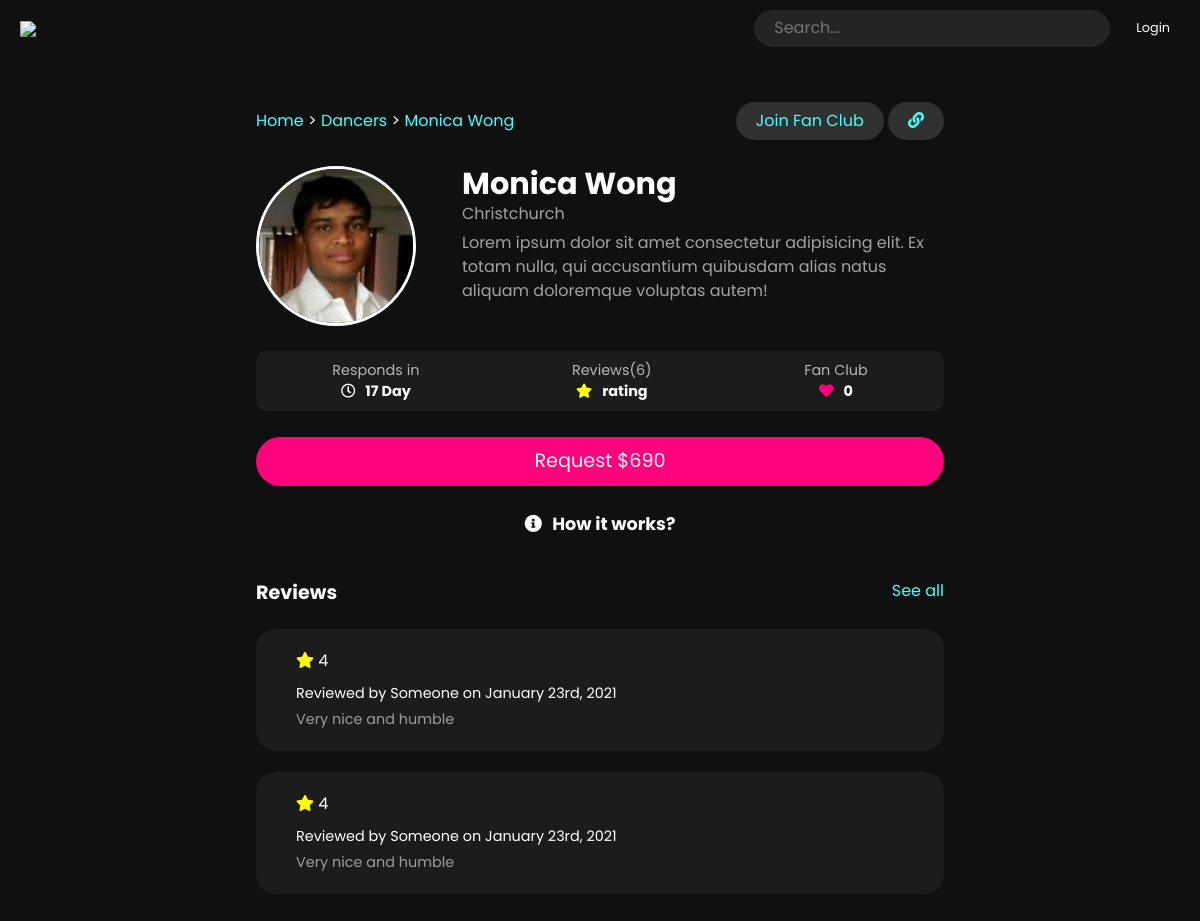
The app's page /cameo/Monica_Wong with its own data.
### cameo/models.py (models this page shows)
class Cameo(AbstractUser):
    category_choice = [
        ('Actors', 'actors'),
        ('Activists', 'activist'),
        ("Artists", "artists"),
        ("Astrologers", "astrologers"),
        ("Astronauts", "astronauts"),
        ('Athletes', 'athletes'),
        ("Authors", "authors"),
        ("Cameo Team", "cameo_team"),
        ('Comedian', 'comedians'),
        ("Commentators", "commentators"),
        ('Creator', 'creator'),
        ("Dancers", "dancers"),
        ("En Español", "en_español"),
        ("Food", "food"),
        ("Furry", "furry"),
        ("High Fashion", "high_fashion"),
        ("Home and Design", "home_and_design"),
        ("Impressionists", "impressionists"),
        ("Magicians", "magicians"),
        ('Model', 'model'),
        ("Motivational Speakers", "motivational_speakers"),
        ('Musician', 'musician'),
        ("News", "news"),
        ("Pageants", "pageants"),
        ("Photographers", "photographers"),
        ("Podcast", "podcast"),
        ("Poker", "poker"),
        ("Politics", "politics"),
        ("Radio", "radio"),
        ('Reality TV', 'reality_tv'),
        ("Royals", "Royals"),
        ("Santas", "santas"),
        ('Sports Commentator', 'sports_Commentator'),
        ("Stylists", "stylists"),
        ("TV Hosts", "tv_hosts"),
        ("Tarot Card Reader", "tarot_card_reader"),
        ("Venture Capitalists", "venture_capitalists"),
        ("Viral", "viral"),
        ("Radio", "radio"),
        ("Writers", "writers"),
    ]
    delivery_duration_unit_choice = [
        ("Hr", 'hr'),
        ("Day", 'day'),
        ("Week", 'week'),
    ]
    currency_code_symbols = [('USD', "$"), ('INR', "₹"), ('GBP', "£"),
                             ('EUR', "€")]
    is_celebrity = models.BooleanField(default=False)
    category = models.CharField(choices=category_choice,
                                max_length=100,
                                null=True)
    delivery_duration = models.IntegerField(null=True)
    price = models.FloatField(null=True)
    currency_code = models.CharField(max_length=10,
                                     choices=currency_code_symbols,
                                     null=True)
    delivery_duration_unit = models.CharField(
        max_length=10, null=True, choices=delivery_duration_unit_choice)
    image = models.ImageField(upload_to='cameo')
    intro = models.CharField(max_length=500, null=True)
    bio = models.CharField(max_length=2000, null=True)
    paypal_email = models.EmailField(null=True)
    is_featured = models.BooleanField(null=True, blank=True, default=False)
    reviews = JSONField(default=[])
    fans = JSONField(default=[])

### cameo/views.py (the view)
# urls.py: path('cameo/<str:username>', view=views.show_cameo, name='show_cameo'),
def show_cameo(request, username):
    cameo = get_object_or_404(Cameo, username=username)
    context = {"cameo": cameo, "review_count": len(cameo.reviews)}
    return render(request, 'cameo/show_cameo.html', context=context)

### cameo/templates/cameo/show_cameo.html (shortened to what this page needs)
{% extends 'cameo/base.html' %}
{% block body %}
<div id="cameo-detail-container" class="container mt-3 cameo-detail-container">
    <div class="imp-btn">
        <span class="breadcumber">Home <span style="color: white;">></span> {{cameo.category}} <span
                style="color: white;">></span> {{cameo.first_name|add:" "|add:cameo.last_name}}</span>
        <div>
            <a href="#" class="btn btn-join"><span>Join Fan Club</span></a>
            <a href="#" class="btn btn-join" id="liveToastBtn" v-on:click=copyLink><i class="fas fa-link"></i></a>
        </div>
    </div>
    <div class="cameo-basic-detail">
        <div class="cameo-image-avatar">
            <img class="cameo-image-img" src="{{cameo.image.url}}" alt="cameo image">
        </div>
        <div class="cameo-info-container">
            <h3 style="font-size: 1.9rem;margin: 0px;font-weight: bold">{{cameo.first_name|add:" "|add:cameo.last_name}}
            </h3>
            <p style="color: rgb(163, 163, 163);font-size: 1rem;margin: 0px;">{{cameo.intro}}</p>
            <p style="color: rgb(163, 163, 163);margin-top: 5px;">{{cameo.bio}}</p>
        </div>
    </div>
    <div class="cameo-feature-container">
        <div class="cameo-feature">
            <p style="margin: 0px;">Responds in</p>
            <p style="margin: 0px;font-weight: bold; color: white;"><i style="margin-right: 10px;"
                    class="far fa-clock"></i>{{ cameo.delivery_duration }} {{ cameo.delivery_duration_unit }}</p>
        </div>
        <div class="cameo-feature">
            <p style="margin: 0px;">Reviews({{review_count}})</p>
            <p style="margin: 0px;font-weight: bold; color: white;"><i class="fas fa-star"
                    style="margin-right: 10px;color: yellow;"></i>rating</p>
        </div>
        <div class="cameo-feature">
            <p style="margin: 0px;">Fan Club</p>
            <p style="margin: 0px;font-weight: bold; color: white;"><i
                    style="margin-right: 10px;color: rgb(255, 0, 128);" class="fas fa-heart"></i>{{cameo.fans|length }}
            </p>
        </div>
    </div>
    <div>
        {% if cameo.is_superuser %}
        <a type="button" class="btn btn-request" href="/vanillaice/book/signup">Contact us</a>
        {% else %}
        <a type="button" class="btn btn-request" href="{% url 'book:book' cameo.username  %}">Request
            ${{cameo.price|floatformat}}</a>
        {% endif %}
    </div>
    <div class="how">
        <p data-bs-toggle="modal" data-bs-target="#workings"><i style="margin-right: 10px;"
                class="fas fa-info-circle"></i>How it works?</p>
    </div>
    <div class="review-section">
        <div class="review-header">
            <p style="margin: 0px;font-size: 1.2rem;font-weight: bold;">Reviews</p>
            <p class="review-all" data-bs-toggle="modal" data-bs-target="#reviews"
                style="margin: 0px;color: rgb(69, 255, 255);">See all
            </p>
        </div>
        {% for review in cameo.reviews|slice:"1:3" %}
        <div class="review-container">
            <div class="review">
                <p style="margin:0px;font-size: 1rem;margin-bottom: 10px;">
                    <i class="fas fa-star" style="color: yellow;"></i>
                    {{review.star}}
                </p>
                <p style="margin: 0px;margin-bottom: 5px;">Reviewed by {{review.user}} on January 23rd, 2021</p>
                <p style="margin:0px;color: rgb(156, 156, 156);">{{review.review}}
                </p>
            </div>
        </div>
        {% endfor %}
    </div>
</div>
{% endblock %}

### cameo/templates/cameo/base.html (shortened to what this page needs)
<!DOCTYPE html>
<html lang="en">
<head>
    <link rel="stylesheet" href="https://cdnjs.cloudflare.com/ajax/libs/animate.css/4.1.1/animate.min.css">
    <link rel="stylesheet" href="https://cdnjs.cloudflare.com/ajax/libs/font-awesome/5.15.3/css/all.min.css">
    <link href="https://cdn.jsdelivr.net/npm/bootstrap@5.0.0-beta3/dist/css/bootstrap.min.css" rel="stylesheet"
>
</head>
<body>
    {% include 'cameo/navbar.html' %}
    {% block body %}
    {% endblock %}
</body>
</html>

### cameo/templates/cameo/navbar.html (shortened to what this page needs)
<div class="navbar" id="navbar">
    <a href="/">
        <div class="logo-container">
            <img src="https://cdn.cameo.com/staticDir/logo_white.svg" class="logo">
        </div>
    </a>
    <div class="right-element">
        <div class="input-container">
            <input type="text" placeholder="Search..." class="search-input">
        </div>
        {% if request.user.is_authenticated %}
        <div v-on:click="toggleMenu" class="avatar">
            <h3 style="margin-bottom: 5px"> {{ request.user.username|slice:"0:1"}}</h3>
        </div>
        <transition name="fade">
            <ul v-if="showMenu" class="dropdown-menu" v-bind:style="{ display: showMenu ? 'block': 'none' }"
                id="main-menu">
                {% if request.user.is_celebrity %}
                <li class="dropdown-item">Dashboard</li>
                {% endif %}
                <li class="dropdown-item">Account</li>
                <li class="dropdown-item">Following</li>
                {% if request.user.is_celebrity %}
                <li class="dropdown-item">Sales</li>
                {% endif %}
                <li class="dropdown-item">Purchase</li>
                {% if request.user.is_celebrity %}
                <li class="dropdown-item">Cameos</li>
                {% endif %}
                <form method="POST" action="/logout">
                    {% csrf_token %}
                    <button class="dropdown-item text-danger">Logout</button>
                </form>
            </ul>
        </transition>
        {% else %}
        <button class="btn-login" data-bs-toggle="modal" data-bs-target="#exampleModal">Login</button>
        {% endif %}
    </div>
</div>

### cameo/templates/cameo/base.html (style rules this page uses)
.btn { outline: none; border: 0px; }
body { font-family: poppins, sans-serif !important; }
body { background-color: rgb(16, 16, 16); color: white; }

### cameo/templates/cameo/navbar.html (style rules this page uses)
.navbar { width: 100%; max-height: 56px; height: 56px; background-color: rgb(16, 16, 16); padding: 0px 20px; display: flex; flex-direction: row; justify-content: space-between; }
.logo { width: 100px; }
.logo-container { flex-grow: 1; }
.input-container { background-color: rgb(37, 37, 37); border-radius: 100px; }
.search-input { min-height: 37px; background-color: transparent; border: none; padding: 0px 20px; width: 100%; color: white; }
.right-element { display: flex; justify-content: flex-end; align-items: center; width: 70%; }
.btn-login { font-size: .8rem; color: white; padding: 5px 10px; border-radius: 5px; margin-left: 1rem; background-color: transparent; border: 0px solid black; }

### cameo/templates/cameo/show_cameo.html (style rules this page uses)
.cameo-detail-container { display: grid; max-width: 84rem; width: 100%; padding: 30px 16rem; grid-template-columns: 1fr; row-gap: 1.6rem; margin: 0px auto 4rem; }
.cameo-basic-detail { display: grid; grid-template-columns: fit-content(20rem) minmax(0px, 1fr); column-gap: 1rem; }
.cameo-image-img { border: 3px solid white; height: 10rem; overflow: hidden; object-fit: cover; border-radius: 300px; }
.cameo-info-container { padding: 0px 0px 0px 30px; display: flex; flex-direction: column; align-items: flex-start; }
.cameo-feature-container { border-radius: 10px; width: 100%; height: 60px; display: flex; background-color: rgb(28, 28, 28); }
.cameo-feature { flex-grow: 1; height: 100%; display: flex; flex-direction: column; justify-content: center; align-items: center; text-align: center; font-size: .9rem; color: rgb(182, 182, 182); }
.btn-request { background-color: rgb(255, 3, 124); color: white; font-size: 1.2rem; padding: 10px 10px; border-radius: 200px; width: 100%; }
.imp-btn { display: flex; align-items: center; justify-content: space-between; }
.btn-join { background-color: rgb(49, 49, 49); color: rgb(69, 255, 255); border-radius: 100px; padding: 7px 20px; }
.breadcumber { color: rgb(69, 255, 255); }
.how { width: 100%; text-align: center; font-size: 1.1rem; font-weight: bold; }
a { text-decoration: none; color: white; }
.review-container { margin-top: 1.3rem; }
.review-header { display: flex; justify-content: space-between; }
.review { border-radius: 20px; padding: 20px 40px; font-size: .9rem; background-color: rgb(28, 28, 28); }

### records on screen
Cameo: category "Dancers", first_name|add "Monica Wong", image (picture), intro "Christchurch", bio "Lorem ipsum dolor sit amet consectetur adipisicing elit. Ex totam nulla, qui accusantium quibusdam alias natus aliquam doloremque voluptas autem!", delivery_duration "17", delivery_duration_unit "Day", fans|length "0", price "690"

### other values on screen
{{ review_count }} "6"
{{ review.star }} "4" "4"
{{ review.user }} "Someone" "Someone"
{{ review.review }} "Very nice and humble" "Very nice and humble"
